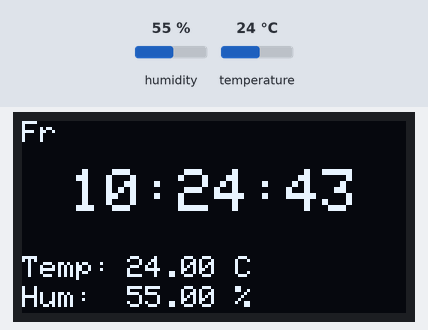
This program was run on a simulated ESP32. Parts: 128×64 one-colour display. The test bench sets the inputs (shaded band); at power-on: humidity 55 %, temperature 24 °C. WiFi joins after 1.5 s; servers stay silent unless stated; network time is answered at once with the bench clock; the local clock reads 2024-03-15 10:24:30 at power-on unless the program sets it; storage starts empty; web services answer with replies made up by the test bench; what the program prints to the serial monitor is not drawn.

Above: at 13.5 s.
13.6 s: humidity set to 22 %
At 14.3 s:
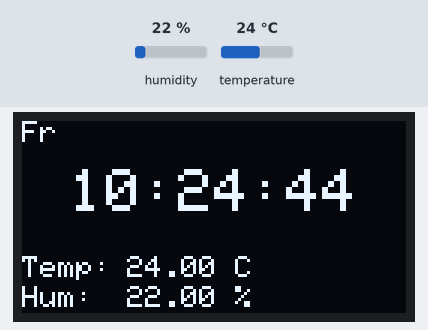
15.5 s: temperature set to 12 °C
At 16.8 s:
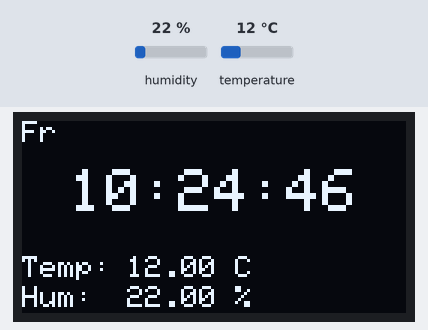
17.5 s: humidity set to 40 %
At 18.8 s:
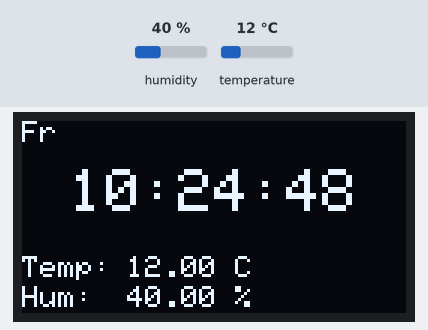
19.5 s: temperature set to 19 °C
At 20.4 s:
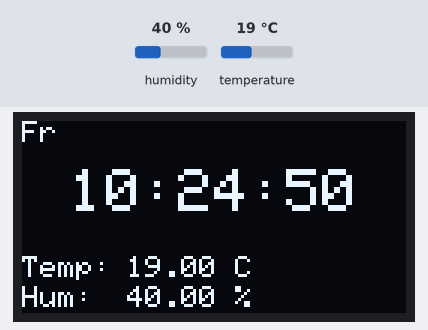
Timing chart, 0 to 22.5 s (numbered marks = the images above; inputs shaded):
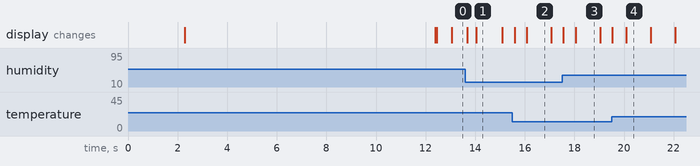

Measured:
- what the display in image 1 shows lasts 1.1 s, from 14.0 s to 15.1 s

The program:

main.cpp
```cpp
// (licence header left out)
// Driver from AZ Delivery: https://cdn.shopify.com/s/files/1/1509/1638/files/ch340.zip?v=1683899825

/*
Hardware Komponenten:
  ESP-WROOM-32
  SSD1306 Display
  DHT22
  Verbindungskabel
Software Komponenten:
  IDE = VSCODE mit Platformio oder Arduino
  CallMeBot API
*/

/* LINUX
Bekannte Probleme bei Verbindungsversuch unter Linux.

--- A fatal error occurred: Could not open /dev/ttyUSB0, the port doesn’t exist ---

Mit dem Befehl "sudo chown your_username /dev/ttyUSB0" kann dieser behoben werden.
*/

/*
Pinbelegung:
  DHT22:
    DATA = D5 + 3V3(4.7K Ohm)
    VCC = 3V3
    GND = GND
  SSD1306:
    SCL = D21
    SDA = D22
    VCC = 3V3
    GND = GND
*/

/*
Genutzte Vorlage:
  https://randomnerdtutorials.com/esp32-web-server-gauges/
CallMeBot:
  https://www.callmebot.com/blog/telegram-text-messages/
  https://www.callmebot.com/blog/whatsapp-messages-from-esp8266-esp32/
*/

/*Bibliotheken*/
#include <Arduino.h>
#include <WiFi.h>
#include <AsyncTCP.h>
#include <ESPAsyncWebServer.h>
#include "SPIFFS.h"
#include <Arduino_JSON.h>
#include <Wire.h>
#include <Adafruit_GFX.h>
#include <Adafruit_SSD1306.h>
#include <WiFiUdp.h>
#include <NTPClient.h>
#include <DHTesp.h>
#include <HTTPClient.h>
#include <UrlEncode.h>

/*Initialisierung des SSD1306 Display*/
#define SCREEN_WIDTH 128 // OLED display width, in pixels
#define SCREEN_HEIGHT 64 // OLED display height, in pixels
#define OLED_RESET     -1 // Reset pin # (or -1 if sharing Arduino reset pin)
#define SCREEN_ADDRESS 0x3C ///< See datasheet for Address; 0x3C for 128x64, 0x3D for 128x32
Adafruit_SSD1306 oled(SCREEN_WIDTH, SCREEN_HEIGHT, &Wire, OLED_RESET);

/*Ändern für WLAN Name und Passwort*/
const char* ssid = "";
const char* password = "";

/*CallMeBot Verifikationsdaten für WhatsApp*/
const String phoneNumber = "";
const String apiKey = "";

char wochentage[7][12] = {"So","Mo", "Di", "Mi", "Do", "Fr", "Sa"};

/*Timer Variablen*/
unsigned long lastTime = 0;
unsigned long timerDelay = 10000;
const int Sommerzeit = 7200;
const int Winterzeit = 3600;


/*Objekt Erstellung*/
WiFiUDP ntpUDP;
NTPClient timeClient(ntpUDP, "pool.ntp.org");
DHTesp dht;
HTTPClient http;
WiFiClient client;
AsyncWebServer server(80);
AsyncEventSource events("/events");
JSONVar readings;


/*
Methode sendMessage():
  CallMeBot(WhatsApp / Telegram) Konfiguration
*/
void sendMessage (String message){
  // Daten die zur Verifikation gesendet werden
  String whatsapp = "http://api.callmebot.com/whatsapp.php?phone=" + phoneNumber + "&apikey=" + apiKey + "&text=" + urlEncode(message);
  String telegram = "http://api.callmebot.com/text.php?user=[@YOUR_TELEGRAM_ACCOUNT_NAME]&text=" + urlEncode(message) + "&html=no&links=no";
  http.begin(client, telegram);
  //http.begin(client, whatsapp);

  // Header
  http.addHeader("Content-Type", "application/x-www-form-urlencoded");

  // HTTP Post request senden
  int httpResponseCode = http.POST(telegram); // Hier telegram oder whatsapp auswählen für Endpunkt
  if (httpResponseCode == 200) {
    Serial.print("Message sent successfully");
  } else {
    Serial.println("Error sending the message");
    Serial.print("HTTP response code: ");
    Serial.println(httpResponseCode);
  }
  http.end();
}

// Get Sensor Readings and return JSON object
String getSensorReadings(){
  readings["humidity"] = String(dht.getHumidity());
  readings["temperature"] = String(dht.getTemperature());
  String jsonString = JSON.stringify(readings);
  return jsonString;
}

/*Ausgabe für SSD1306 Display*/
void localResponse(){
   float hum = dht.getHumidity();
   float tmp = dht.getTemperature();

   if (isnan(hum)||isnan(tmp)){         // Abfrage ob DHT22 Sensordaten gelesen werden können
    Serial.print("Keine Sensorwerte");  // Serial Monitor Ausgabe wenn keine DHT22 Sensordaten verfügbar sind
   } else {                             // Wenn Sensordaten vorhanden Ausgabe über SSD1306 Display
     oled.setTextSize(0);

     oled.setCursor(0,45);
     oled.print("Temp: ");
     oled.setCursor(35,45);
     oled.print(tmp);
     oled.print(" C");

     oled.setCursor(0,55);
     oled.print("Hum: ");
     oled.setCursor(35,55);
     oled.print(hum);
     oled.print(" %");

     oled.display();
     }

   }

void ntpTimer(){
  // Deklarierung der Ganzzahl Variablen für Tag, Stunde, Minute, Sekunde
  int aktuellerTag = timeClient.getDay();
  int aktuelleStunde = timeClient.getHours();
  int aktuelleMinute = timeClient.getMinutes();
  int aktuelleSekunde = timeClient.getSeconds();

  String formattedTime = timeClient.getFormattedTime();

  int middle_string = ((6 * formattedTime.length()));

  timeClient.update();

  char timestamp[20];
  sprintf(timestamp, "%s, %2d:%2d:%2d", wochentage[aktuellerTag], aktuelleStunde, aktuelleMinute, aktuelleSekunde);

  oled.clearDisplay();
  oled.setTextSize(2);
  oled.setTextColor(SSD1306_WHITE);
  oled.setCursor(((SCREEN_WIDTH / 2) + ( - (middle_string))), ((SCREEN_HEIGHT / 2) / 2));
  oled.print(formattedTime);
  oled.setTextSize(1);
  oled.setCursor(0,0);
  oled.print(wochentage[aktuellerTag]);

  oled.setTextSize(1);
  oled.setCursor(0,45);
  oled.print("");

  // Aufruf der Methode localResponse(), syncronisiert sich mit der ntpTimer() Methode (Zeitausgabe)
  localResponse();

  oled.display();
}

/*
Methode initSPIFFS():
  Initialisierung SPIFFS = Serial Peripheral Interface Flash File System
*/
void initSPIFFS() {
  if (!SPIFFS.begin()) {
    Serial.println("An error has occurred while mounting SPIFFS");
  }
  Serial.println("SPIFFS mounted successfully");
}

/*
Methode initWiFi():
  Ausgabe über SSD1306 Display bei Verbindung.
  Initialisierung WiFi.
  Wenn WiFi verbunden ist dann senden der Nachricht über Telegram oder Whatsapp.
*/
void initWiFi() {
  oled.clearDisplay();
  oled.setTextSize(1);
  oled.setTextColor(SSD1306_WHITE);
  oled.setCursor(0,0);
  oled.print("Verbindet mit SSID");
  oled.setCursor(64 ,20);
  oled.print(ssid);
  oled.display();

  WiFi.mode(WIFI_STA);
  WiFi.begin(ssid, password);
  Serial.print("Verbindet mit WiFi ...");
  while (WiFi.status() != WL_CONNECTED) {
    Serial.print('.');
    delay(1000);
  }

  if (WiFi.status() == WL_CONNECTED){
    sendMessage("ESP32 /" + WiFi.localIP().toString() + " ist Online"); // Die Nachricht die gesendet wird wenn der ESP32 sich mit dem WLAN verbindet.
   }

  oled.clearDisplay();
  oled.setTextSize(1);
  oled.setTextColor(SSD1306_WHITE);
  oled.setCursor(0,0);
  oled.print("Server gestartet");
  oled.setCursor(0,20);
  oled.print("IP-Adresse");
  oled.setCursor(0,30);
  oled.print(WiFi.localIP().toString());
  oled.display();
  delay(10000); // 10 sek
  oled.clearDisplay();

  Serial.println(WiFi.localIP());
}

void setup() {

  // SSD1306 Display
  if (!oled.begin(SSD1306_SWITCHCAPVCC, 0x3C)){
    Serial.println(F("SSD1306 allocation failed"));
    for(;;);
  }

  Serial.begin(115200);
  initWiFi();
  initSPIFFS();
  timeClient.begin();
  timeClient.setTimeOffset(Winterzeit);
  dht.setup(5, DHTesp::DHT22); // DHT22 auf D5

  // Web Server Root URL
  server.on("/", HTTP_GET, [](AsyncWebServerRequest *request){
    request->send(SPIFFS, "/index.html", "text/html");
  });

  server.serveStatic("/", SPIFFS, "/");

  // Request for the latest sensor readings
  server.on("/readings", HTTP_GET, [](AsyncWebServerRequest *request){
    String json = getSensorReadings();
    request->send(200, "application/json", json);
    json = String();
  });

  events.onConnect([](AsyncEventSourceClient *client){
    if(client->lastId()){
      Serial.printf("Client reconnected! Last message ID that it got is: %u\n", client->lastId());
    }
    // send event with message "hello!", id current millis
    // and set reconnect delay to 1 second
    client->send("hello!", NULL, millis(), 10000);
  });
  server.addHandler(&events);

  // Start server
  server.begin();
}

void loop() {
  if ((millis() - lastTime) > timerDelay) {
    // Send Events to the client with the Sensor Readings Every 10 seconds
    events.send("ping",NULL,millis());
    events.send(getSensorReadings().c_str(),"new_readings" ,millis());
    lastTime = millis();
  }
  if(WiFi.status() == WL_CONNECTED){
    ntpTimer();
  }
}
```
